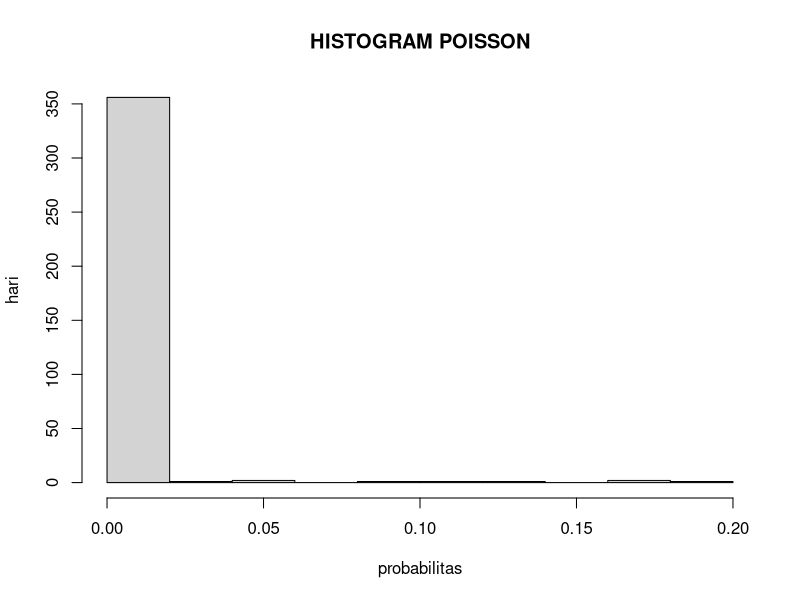

R code for this plot:
lambda <- 4.5
x <- 6

#a
ppois(x, lambda = lambda, lower = FALSE)

#b
x <- 6
n <- 365
result <- dpois(1:365, lambda = lambda, log=FALSE)
hist(result, xlab = "probabilitas", ylab = "hari", main = 'HISTOGRAM POISSON')

#c
a <- summary(ppois(x, lambda = lambda, lower = FALSE))
b <- summary(result)

#d
rataan <- varians <- lambda
